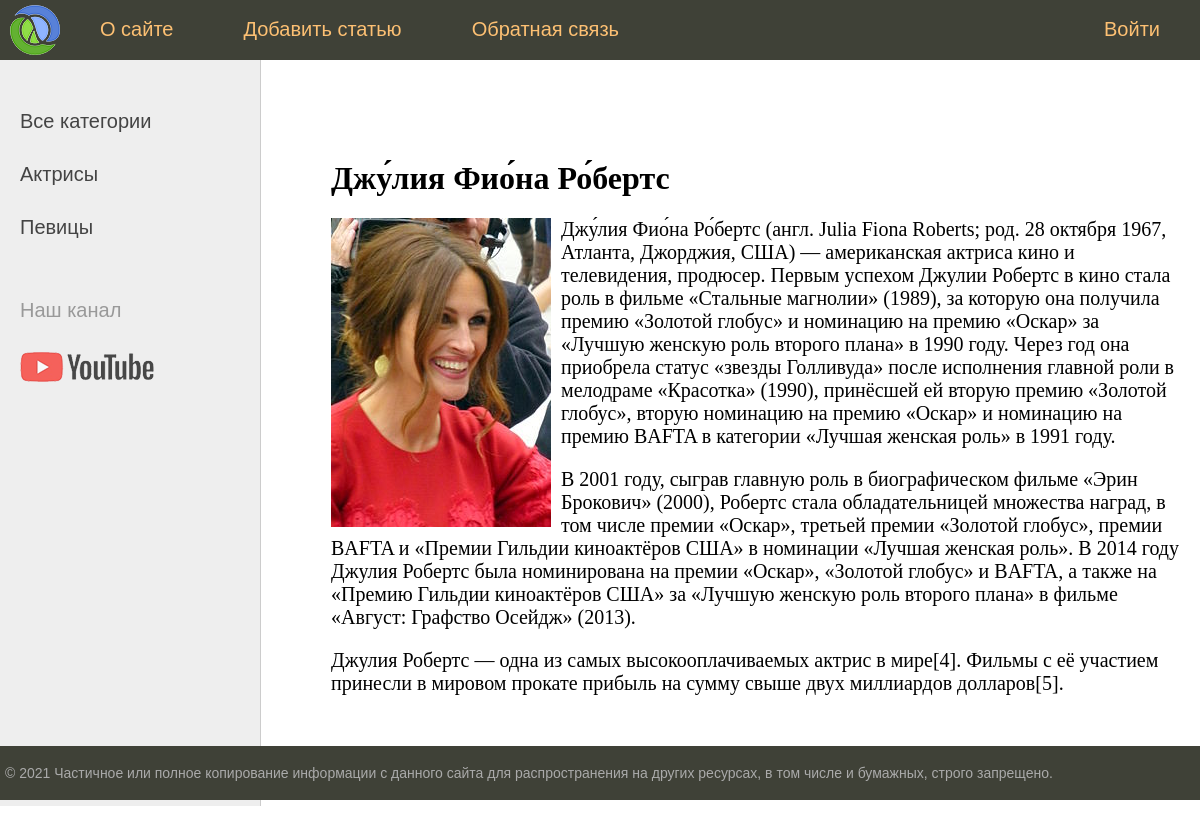
Screenshot of /post/dzhuliya-fiona-roberts/ with the database file from the repository.
### women/models.py (models this page shows, shortened)
class Category(models.Model):
    name = models.CharField(max_length=100, db_index=True)
    slug = models.SlugField(max_length=255, unique=True, db_index=True, verbose_name="URL")
    def get_absolute_url(self):
        return reverse("category", kwargs={"cat_slug": self.slug})
    class Meta:
        verbose_name = "Категории"
        verbose_name_plural = "Категории"
        ordering = ['id']

class Women(models.Model):
    title = models.CharField(max_length=255, verbose_name="Заголовок")
    slug = models.SlugField(max_length=255, unique=True, db_index=True, verbose_name="URL")
    content = models.TextField(blank=True, verbose_name="Текст статьи")
    photo = models.ImageField(upload_to="photos/%Y/%m/%d/", blank=True, verbose_name="Фото")
    time_create = models.DateTimeField(auto_now_add=True, verbose_name="Дата создания")
    time_update = models.DateTimeField(auto_now=True, verbose_name="Дата обновления")
    is_published = models.BooleanField(default=True, verbose_name="Публикация")
    cat = models.ForeignKey("Category", on_delete=PROTECT, verbose_name="Категория")
    class Meta:
        verbose_name = "Известные женщины"
        verbose_name_plural = "Известные женщины"
        ordering = ['time_create', 'title']

### women/views.py (the view)
# urls.py: path('post/<slug:post_slug>/', show_post, name='post'),
def show_post(request, post_slug):
    post = get_object_or_404(Women, slug=post_slug)
    insert_content = {
        'post': post,
        'menu': menu,
        'title': post.title,
        'cat_selected': post.cat_id,
    }
    return render(request, 'women/post.html', context=insert_content)

### women/templatetags/women_tags.py (called while the page is built)
@register.inclusion_tag('women/list_categories.html') # включающий тег
def show_categories():
    cats = Category.objects.all()
    return {"cats": cats}

### women/templates/women/post.html
{% extends 'women/base.html' %}
{% block content %}
<h1>{{post.title}}</h1>
{% if post.photo %}
<p><img class="img-article-left" src="{{post.photo.url}}"></p>
{% endif %}
{{post.content|linebreaks}}
{% endblock %}

### women/templates/women/list_categories.html
{% for c in cats %}
    {% if c.pk == cat_selected %}
        <li class="selected">{{c.name}}</li>
    {% else %}
        <li><a href="{{ c.get_absolute_url }}">{{c.name}}</a></li>
    {% endif %}
{% endfor %}

### women/static/women/css/styles.css (style rules this page uses)
html, body { font-family: 'Arial'; margin: 0; padding: 0; height: 100%; width: 100%; color: #444; }
a { color: #0059b2; text-decoration: none; }
img { max-width: 600px; height: auto; }
img.img-article-left { max-width: 300px; height: auto; float: left; padding: 0 10px 10px 0; }
.left-chapters ul li { margin: 30px 0 0 0; color: #999; }
.left-chapters ul li a { color: #444; text-decoration: none; }
.content-text h1 { font-size: 32px; }

### rows the page displays
Category: name "Актрисы"
Category: name "Певицы"
Women: title "Джу́лия Фио́на Ро́бертс", photo (picture), content "Джу́лия Фио́на Ро́бертс (англ. Julia Fiona Roberts; род. 28 октября 1967, Атланта, Джорджия, США) — американская актриса кино и телевидения, продюсер. Первым успехом Джулии Робертс в кино стала роль в фильме «Стальные магнолии» (1989), за которую она получила премию «Золотой глобус» и номинацию на премию «Оскар» за «Лучшую женскую роль второго плана» в 1990 году. Через год она приобрела статус «звезды Голливуда» после исполнения главной роли в мелодраме «Красотка» (1990), принёсшей ей вторую премию «Золотой глобус», вторую номинацию на премию «Оскар» и номинацию на премию BAFTA в категории «Лучшая женская роль» в 1991 году. В 2001 году, сыграв главную роль в биографическом фильме «Эрин…"

### other values shown
{{ m.title }} "О сайте" "Добавить статью" "Обратная связь"
{{ m.title }} "Войти"
